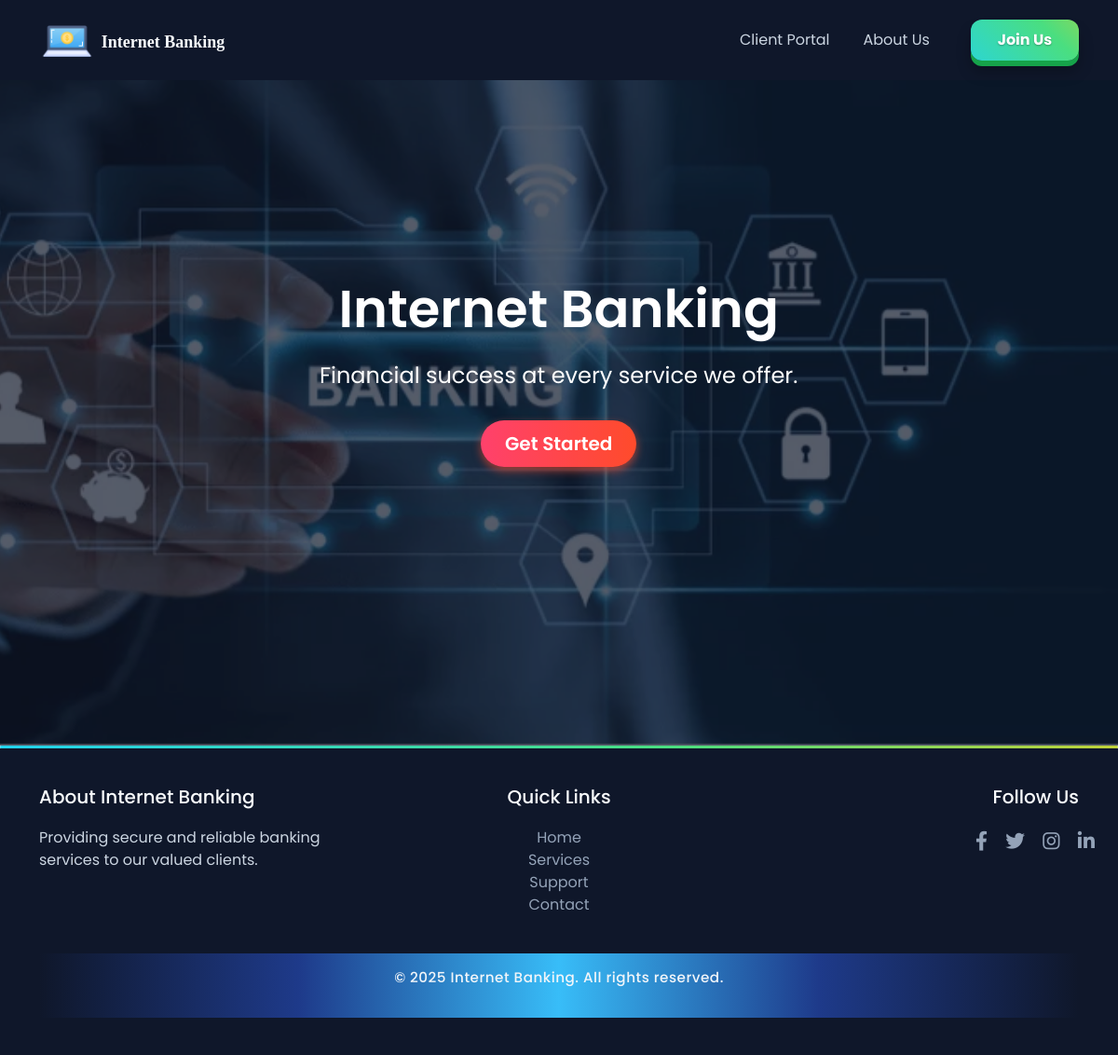
Before: / with the older database file.
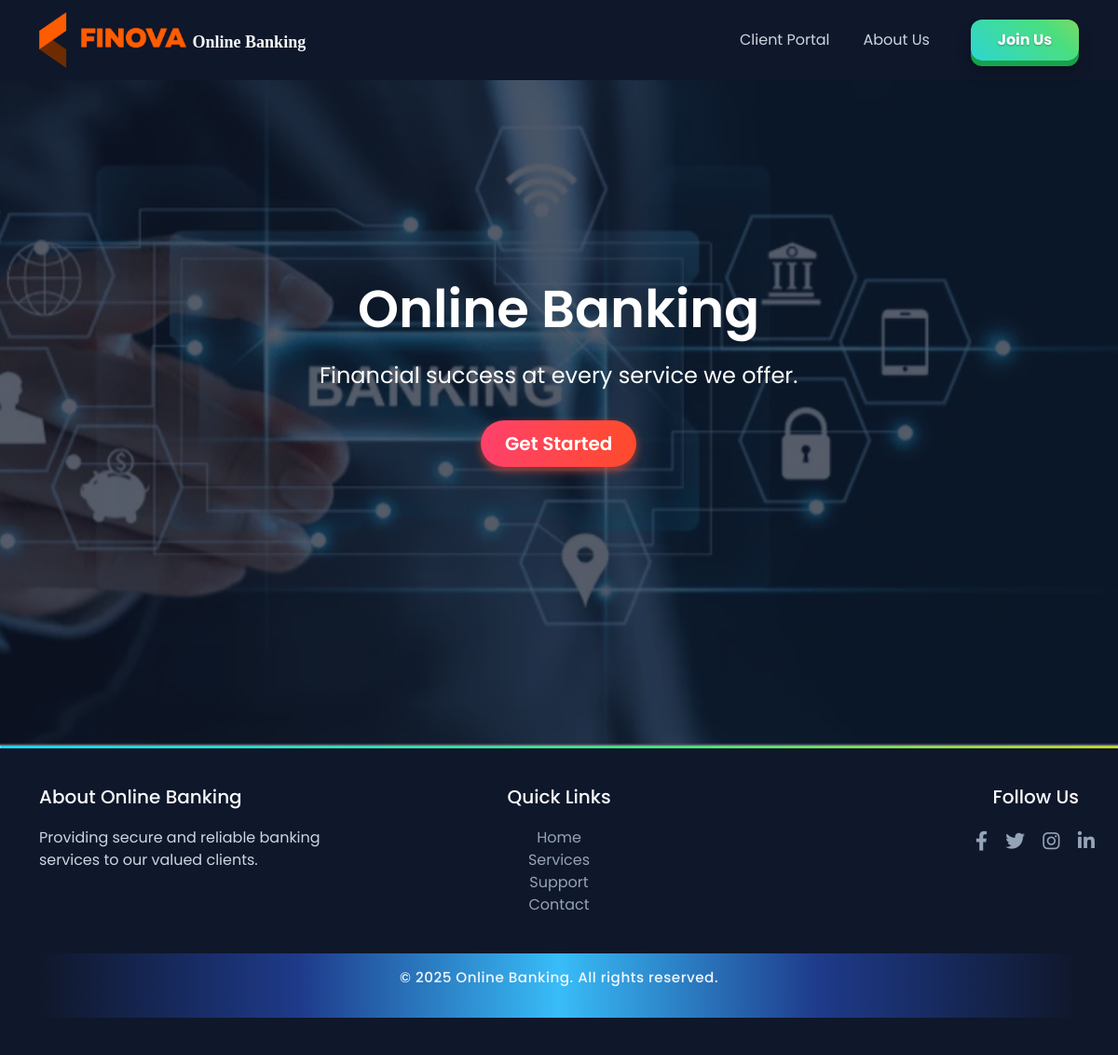
After: the same page with the newer database file.
### tables this page shows
CREATE TABLE `ib_systemsettings` (
  `id` int(20) NOT NULL,
  `sys_name` longtext NOT NULL,
  `sys_tagline` longtext NOT NULL,
  `sys_logo` varchar(200) NOT NULL
);

### index.php (the view, shortened to what this page needs)
<?php
include("admin/conf/config.php");
$ret = "SELECT * FROM `iB_SystemSettings` ";
$stmt = $mysqli->prepare($ret);
$stmt->execute();
$res = $stmt->get_result();
while ($sys = $res->fetch_object()) {
?>
<!DOCTYPE html>
<html lang="en">
<head>
    <link href="https://cdn.jsdelivr.net/npm/bootstrap@5.3.0/dist/css/bootstrap.min.css" rel="stylesheet">
    <link href="https://cdnjs.cloudflare.com/ajax/libs/font-awesome/6.4.0/css/all.min.css" rel="stylesheet">
</head>
<body>
    <nav class="navbar navbar-expand-lg navbar-dark fixed-top">
        <div class="container">
            <a class="navbar-brand" href="index.php">
                <img src="./admin/dist/img/<?php echo $sys->sys_logo; ?>" alt="Logo" style="height: 60px;">
               <span style="font-family: 'Pacifico', cursive; font-size: 18px;"><?php echo $sys->sys_name; ?></span></a>
            <div class="collapse navbar-collapse justify-content-end" id="navbarNav">
                <ul class="navbar-nav">
                    <li class="nav-item">
                        <a class="nav-link" href="client/pages_client_index.php" target="_blank">Client Portal</a>
                    </li>
                    <li class="nav-item">
                        <a class="nav-link" href="#">About Us</a>
                    </li>
                </ul>
                <a class="btn btn-success btn-join ms-3" href="client/pages_client_signup.php" target="_blank">Join Us</a>
            </div>
        </div>
    </nav>
    <section class="hero">
        <div class="hero-overlay"></div>
        <div class="hero-content">
            <h1><?php echo $sys->sys_name; ?></h1>
            <p><?php echo $sys->sys_tagline; ?></p>
            <a class="btn btn-primary btn-lg" href="client/pages_client_signup.php" target="_blank">Get Started</a>
        </div>
    </section>
    <div class="footer-separator"></div>
    <footer class="footer">
        <div class="container">
            <div class="row">
                <div class="col-md-4">
                    <h5>About <?php echo $sys->sys_name; ?></h5>
                    <p>Providing secure and reliable banking services to our valued clients.</p>
                </div>
                <div class="col-md-4">
                    <h5>Quick Links</h5>
                    <ul class="list-unstyled">
                        <li><a href="#">Home</a></li>
                        <li><a href="#">Services</a></li>
                        <li><a href="#">Support</a></li>
                        <li><a href="#">Contact</a></li>
                    </ul>
                </div>
                <div class="col-md-4">
                    <h5>Follow Us</h5>
                    <div class="social-icons">
                        <a href="#"><i class="fab fa-facebook-f"></i></a>
                        <a href="#"><i class="fab fa-twitter"></i></a>
                        <a href="#"><i class="fab fa-instagram"></i></a>
                        <a href="#"><i class="fab fa-linkedin-in"></i></a>
                    </div>
                </div>
            </div>
            <div class="footer-bottom mt-4">
                <p>&copy; <?php echo date("Y"); ?> <?php echo $sys->sys_name; ?>. All rights reserved.</p>
            </div>
        </div>
    </footer>
</body>
</html>
<?php
}
?>

### index.php (style rules this page uses)
body { font-family: 'Poppins', sans-serif; background: linear-gradient(135deg, #e0eafc, #cfdef3); margin: 0; padding: 0; }
.navbar { background-color: #0f172a; }
.navbar-brand { font-weight: 600; font-size: 1.75rem; color: #f8fafc; }
.nav-link { color: #cbd5e1; margin-right: 20px; position: relative; transition: color 0.3s ease; }
.nav-link::after { content: ''; position: absolute; width: 0; height: 2px; bottom: -4px; left: 0; background: linear-gradient(90deg, #4ade80, #22d3ee); transition: width 0.3s ease; }
.btn-join { background: linear-gradient(45deg, #22d3ee, #4ade80, #facc15); background-size: 200% 200%; color: white; font-weight: 700; padding: 0.65rem 1.8rem; border-radius: 12px; border: none; box-shadow: 0 6px 0 #16a34a, 0 12px 15px rgba(0, 0, 0, 0.25); text-shadow: 0 1px 2px rgba(0,0,0,0.3); transition: background-position 0.5s ease, transform 0.25s ease, box-shadow 0.25s ease; cursor: pointer; user-select: none; position: relative; }
.btn-primary { background: linear-gradient(90deg, #ff416c, #ff4b2b); border: none; border-radius: 30px; padding: 10px 26px; font-weight: 600; transition: transform 0.3s ease, box-shadow 0.3s ease; box-shadow: 0 4px 10px rgba(255, 75, 43, 0.6); }
.hero { position: relative; background: url('dist/bg.webp') center center/cover no-repeat; height: 100vh; color: #ffffff; display: flex; align-items: center; justify-content: center; text-align: center; }
.hero-overlay { position: absolute; top: 0; left: 0; width: 100%; height: 100%; background-color: rgba(15, 23, 42, 0.7); }
.hero-content { position: relative; z-index: 1; animation: zoomInFade 1s ease forwards; }
.hero h1 { font-size: 3.5rem; margin-bottom: 20px; font-weight: 600; }
.hero p { font-size: 1.5rem; margin-bottom: 30px; font-weight: 400; }
.nav-link { animation: fadeInLeft 0.6s ease forwards; }
.nav-link:nth-child(1) { animation-delay: 0.2s; }
.footer { background-color: #0f172a; color: #cbd5e1; padding: 40px 0; }
.footer .row { display: flex; justify-content: space-between; align-items: flex-start; gap: 0; }
.footer .col-md-4:nth-child(1) { flex: 1; text-align: left; }
.footer .col-md-4:nth-child(2) { flex: 1; display: flex; flex-direction: column; align-items: center; text-align: center; }
.footer .col-md-4:nth-child(3) { flex: 1; text-align: right; margin-left: 0; }
.footer h5 { color: #f8fafc; margin-bottom: 20px; }
.footer a { color: #94a3b8; text-decoration: none; transition: color 0.3s ease; }
.footer .social-icons { position: relative; right: -2rem; }
.footer .social-icons a { font-size: 1.3rem; margin-right: 15px; color: #94a3b8; transition: color 0.3s ease; }
.footer-bottom { background: linear-gradient(90deg, #0f172a, #1e3a8a, #38bdf8, #1e3a8a, #0f172a); color: #f1f5f9; text-align: center; padding: 15px 0; margin-top: 20px; font-weight: 500; font-size: 0.95rem; letter-spacing: 0.5px; }
.footer-separator { width: 100%; height: 3px; background: linear-gradient(90deg, #22d3ee, #4ade80, #facc15, #f87171, #a78bfa, #22d3ee); background-size: 300% 100%; animation: gradientMove 5s linear infinite; border-radius: 1.5px; margin: 0; }

Changed rows visible on the page:
changed ib_systemsettings "Financial success at every service we offer.": sys_logo: a different picture; sys_name "Internet Banking" → "Online Banking"
